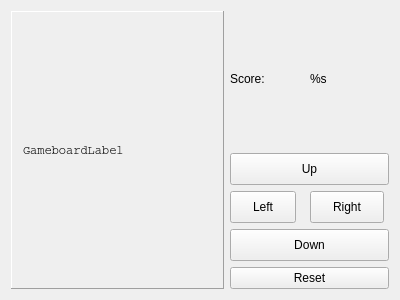
<?xml version="1.0" encoding="UTF-8"?>
<ui version="4.0">
 <class>WormsWindow</class>
 <widget class="QWidget" name="WormsWindow">
  <property name="geometry">
   <rect>
    <x>0</x>
    <y>0</y>
    <width>400</width>
    <height>300</height>
   </rect>
  </property>
  <property name="windowTitle">
   <string>WormsWindow</string>
  </property>
  <layout class="QHBoxLayout" name="horizontalLayout_2">
   <item>
    <widget class="QFrame" name="frame">
     <property name="frameShape">
      <enum>QFrame::Panel</enum>
     </property>
     <property name="frameShadow">
      <enum>QFrame::Raised</enum>
     </property>
     <layout class="QHBoxLayout" name="horizontalLayout">
      <item>
       <widget class="QLabel" name="gameView">
        <property name="font">
         <font>
          <family>Courier</family>
         </font>
        </property>
        <property name="text">
         <string>GameboardLabel</string>
        </property>
       </widget>
      </item>
     </layout>
    </widget>
   </item>
   <item>
    <layout class="QGridLayout" name="gridLayout_2">
     <item row="4" column="0" colspan="2">
      <widget class="QPushButton" name="resetGame">
       <property name="text">
        <string>Reset</string>
       </property>
      </widget>
     </item>
     <item row="3" column="0" colspan="2">
      <widget class="QPushButton" name="downButton">
       <property name="minimumSize">
        <size>
         <width>159</width>
         <height>32</height>
        </size>
       </property>
       <property name="maximumSize">
        <size>
         <width>159</width>
         <height>32</height>
        </size>
       </property>
       <property name="text">
        <string>Down</string>
       </property>
      </widget>
     </item>
     <item row="1" column="0" colspan="2">
      <widget class="QPushButton" name="upButton">
       <property name="minimumSize">
        <size>
         <width>159</width>
         <height>32</height>
        </size>
       </property>
       <property name="maximumSize">
        <size>
         <width>159</width>
         <height>32</height>
        </size>
       </property>
       <property name="text">
        <string>Up</string>
       </property>
      </widget>
     </item>
     <item row="2" column="0">
      <widget class="QPushButton" name="leftButton">
       <property name="minimumSize">
        <size>
         <width>66</width>
         <height>32</height>
        </size>
       </property>
       <property name="maximumSize">
        <size>
         <width>66</width>
         <height>32</height>
        </size>
       </property>
       <property name="text">
        <string>Left</string>
       </property>
      </widget>
     </item>
     <item row="2" column="1">
      <widget class="QPushButton" name="rightButton">
       <property name="minimumSize">
        <size>
         <width>74</width>
         <height>32</height>
        </size>
       </property>
       <property name="maximumSize">
        <size>
         <width>74</width>
         <height>32</height>
        </size>
       </property>
       <property name="text">
        <string>Right</string>
       </property>
      </widget>
     </item>
     <item row="0" column="0">
      <widget class="QLabel" name="label">
       <property name="text">
        <string>Score:</string>
       </property>
      </widget>
     </item>
     <item row="0" column="1">
      <widget class="QLabel" name="scoreLabel">
       <property name="text">
        <string>%s</string>
       </property>
      </widget>
     </item>
    </layout>
   </item>
  </layout>
 </widget>
 <layoutdefault spacing="6" margin="11"/>
 <resources/>
 <connections/>
</ui>
